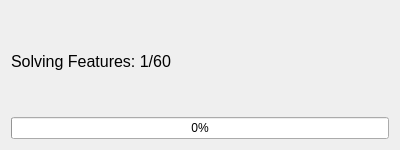
<?xml version="1.0" encoding="UTF-8"?>
<ui version="4.0">
  <class>LoadingWindow</class>
  <widget class="QDialog" name="LoadingWindow">
    <property name="geometry">
      <rect>
        <x>0</x>
        <y>0</y>
        <width>400</width>
        <height>150</height>
      </rect>
    </property>
    <property name="windowTitle">
      <string>Loading</string>
    </property>
    <layout class="QGridLayout" name="gridLayout">
      <item row="0" column="0">
        <widget class="QLabel" name="status_label">
          <property name="text">
            <string>Solving Features: 1/60</string>
          </property>
          <property name="font">
            <font>
              <pointsize>12</pointsize>
            </font>
          </property>
        </widget>
      </item>
      <item row="1" column="0">
        <widget class="QProgressBar" name="progress_bar">
          <property name="value">
            <number>0</number>
          </property>
        </widget>
      </item>
    </layout>
  </widget>
  <resources/>
  <connections/>
</ui>
